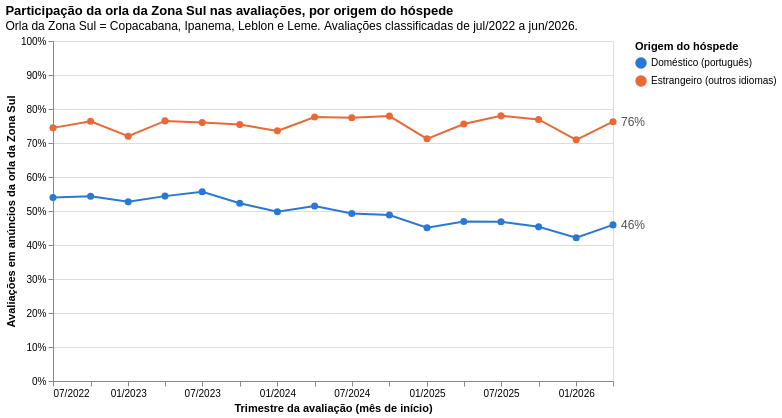

Notebook cell for this chart:
### Markdown cell above
### Gráfico 4 — Participação da orla da Zona Sul nas avaliações ao longo do tempo *(Pergunta 2)*

**Justificativa do tipo:** série temporal em linhas, uma por origem. A segunda parte da pergunta é sobre mudança no tempo, e linhas sobre um eixo temporal contínuo mostram tendência e sazonalidade; as duas séries ficam no mesmo eixo porque têm a mesma unidade.

**Decisões de tratamento:**
- **Indicador:** percentual das avaliações de cada grupo em anúncios de Copacabana, Ipanema, Leblon e Leme. Usar percentual, e não contagem, separa a concentração do crescimento do volume total de avaliações.
- **Agregação:** trimestral, para reduzir a oscilação mensal sem esconder a sazonalidade.
- **Período:** de jul/2022 a jun/2026, que exclui os anos de pandemia (em 2021 as avaliações em espanhol caíram para 2,4% do total).
- **Escala:** linear de 0 a 100%, para não exagerar visualmente as variações.
- **Cuidado na leitura:** a base só contém anúncios ativos em junho de 2026. Anúncios que saíram do mercado não aparecem nos períodos antigos, então a série mistura mudança de comportamento dos hóspedes com mudança na composição da oferta.

### Code cell
# Gráfico 4 — evolução da participação da orla da Zona Sul nas avaliações, por origem
ORLA_ZONA_SUL = ['Copacabana', 'Ipanema', 'Leblon', 'Leme']

serie = idioma_bairro_mes.copy()
serie['trimestre'] = pd.PeriodIndex(serie['mes'], freq='Q').start_time
serie['na_orla'] = serie['neighbourhood'].isin(ORLA_ZONA_SUL)
serie = serie.melt(
    id_vars=['trimestre', 'na_orla'], value_vars=['n_domestico', 'n_estrangeiro'],
    var_name='origem', value_name='avaliacoes',
)
serie['origem'] = serie['origem'].map(dict(zip(['n_domestico', 'n_estrangeiro'], ORIGENS)))

orla = (
    serie.groupby(['trimestre', 'origem'])
    .apply(lambda g: pd.Series({
        'pct_orla': g.loc[g['na_orla'], 'avaliacoes'].sum() / g['avaliacoes'].sum(),
        'avaliacoes': g['avaliacoes'].sum(),
    }), include_groups=False)
    .reset_index()
)

base4 = alt.Chart(orla).encode(
    x=alt.X('trimestre:T', title='Trimestre da avaliação (mês de início)',
            axis=alt.Axis(format='%m/%Y', tickCount=8, grid=False)),
    y=alt.Y('pct_orla:Q', title='Avaliações em anúncios da orla da Zona Sul',
            scale=alt.Scale(domain=[0, 1]), axis=alt.Axis(format='.0%')),
    color=alt.Color('origem:N', title='Origem do hóspede', sort=ORIGENS,
                    scale=alt.Scale(domain=ORIGENS, range=CORES_ORIGEM)),
    tooltip=[
        alt.Tooltip('origem:N', title='Origem'),
        alt.Tooltip('trimestre:T', title='Início do trimestre', format='%m/%Y'),
        alt.Tooltip('pct_orla:Q', title='Na orla da Zona Sul', format='.1%'),
        alt.Tooltip('avaliacoes:Q', title='Avaliações no trimestre', format=','),
    ],
)
linhas4 = base4.mark_line(strokeWidth=2, point=alt.OverlayMarkDef(size=50, filled=True, opacity=1))
rotulos4 = (
    base4.transform_filter(alt.datum.trimestre == alt.expr.toDate(orla['trimestre'].max().isoformat()))
    .mark_text(align='left', dx=8, fontSize=12)
    .encode(text=alt.Text('pct_orla:Q', format='.0%'), color=alt.value('#52514e'))
)

grafico4 = (linhas4 + rotulos4).properties(
    width=560, height=340,
    title=alt.TitleParams(
        'Participação da orla da Zona Sul nas avaliações, por origem do hóspede',
        subtitle=['Orla da Zona Sul = Copacabana, Ipanema, Leblon e Leme. Avaliações classificadas de jul/2022 a jun/2026.'],
        anchor='start',
    ),
)
grafico4

### Figure 1 — Vega-Lite specification as saved in the notebook (floating-point values rounded to 4 significant figures)
{"config": {"view": {"continuousWidth": 300, "continuousHeight": 300}}, "layer": [{"mark": {"type": "line", "point": {"filled": true, "opacity": 1, "size": 50}, "strokeWidth": 2}, "encoding": {"color": {"field": "origem", "scale": {"domain": ["Doméstico (português)", "Estrangeiro (outros idiomas)"], "range": ["#2a78d6", "#eb6834"]}, "sort": ["Doméstico (português)", "Estrangeiro (outros idiomas)"], "title": "Origem do hóspede", "type": "nominal"}, "tooltip": [{"field": "origem", "title": "Origem", "type": "nominal"}, {"field": "trimestre", "format": "%m/%Y", "title": "Início do trimestre", "type": "temporal"}, {"field": "pct_orla", "format": ".1%", "title": "Na orla da Zona Sul", "type": "quantitative"}, {"field": "avaliacoes", "format": ",", "title": "Avaliações no trimestre", "type": "quantitative"}], "x": {"axis": {"format": "%m/%Y", "grid": false, "tickCount": 8}, "field": "trimestre", "title": "Trimestre da avaliação (mês de início)", "type": "temporal"}, "y": {"axis": {"format": ".0%"}, "field": "pct_orla", "scale": {"domain": [0, 1]}, "title": "Avaliações em anúncios da orla da Zona Sul", "type": "quantitative"}}}, {"mark": {"type": "text", "align": "left", "dx": 8, "fontSize": 12}, "encoding": {"color": {"value": "#52514e"}, "text": {"field": "pct_orla", "format": ".0%", "type": "quantitative"}, "tooltip": [{"field": "origem", "title": "Origem", "type": "nominal"}, {"field": "trimestre", "format": "%m/%Y", "title": "Início do trimestre", "type": "temporal"}, {"field": "pct_orla", "format": ".1%", "title": "Na orla da Zona Sul", "type": "quantitative"}, {"field": "avaliacoes", "format": ",", "title": "Avaliações no trimestre", "type": "quantitative"}], "x": {"axis": {"format": "%m/%Y", "grid": false, "tickCount": 8}, "field": "trimestre", "title": "Trimestre da avaliação (mês de início)", "type": "temporal"}, "y": {"axis": {"format": ".0%"}, "field": "pct_orla", "scale": {"domain": [0, 1]}, "title": "Avaliações em anúncios da orla da Zona Sul", "type": "quantitative"}}, "transform": [{"filter": "(datum.trimestre === toDate('2026-04-01T00:00:00'))"}]}], "data": {"name": "data-2a9ec0af08f9e032aeb7775f9b37ef8a"}, "height": 340, "title": {"text": "Participação da orla da Zona Sul nas avaliações, por origem do hóspede", "anchor": "start", "subtitle": ["Orla da Zona Sul = Copacabana, Ipanema, Leblon e Leme. Avaliações classificadas de jul/2022 a jun/2026."]}, "width": 560, "$schema": "https://vega.github.io/schema/vega-lite/v6.4.1.json", "datasets": {"data-2a9ec0af08f9e032aeb7775f9b37ef8a": [{"trimestre": "2022-07-01T00:00:00", "origem": "Doméstico (português)", "pct_orla": 0.5399, "avaliacoes": 22790.0}, {"trimestre": "2022-07-01T00:00:00", "origem": "Estrangeiro (outros idiomas)", "pct_orla": 0.7445, "avaliacoes": 5613.0}, {"trimestre": "2022-10-01T00:00:00", "origem": "Doméstico (português)", "pct_orla": 0.5435, "avaliacoes": 20280.0}, {"trimestre": "2022-10-01T00:00:00", "origem": "Estrangeiro (outros idiomas)", "pct_orla": 0.764, "avaliacoes": 6961.0}, {"trimestre": "2023-01-01T00:00:00", "origem": "Doméstico (português)", "pct_orla": 0.5269, "avaliacoes": 26880.0}, {"trimestre": "2023-01-01T00:00:00", "origem": "Estrangeiro (outros idiomas)", "pct_orla": 0.7198, "avaliacoes": 16050.0}, {"trimestre": "2023-04-01T00:00:00", "origem": "Doméstico (português)", "pct_orla": 0.5438, "avaliacoes": 24010.0}, {"trimestre": "2023-04-01T00:00:00", "origem": "Estrangeiro (outros idiomas)", "pct_orla": 0.765, "avaliacoes": 9480.0}, {"trimestre": "2023-07-01T00:00:00", "origem": "Doméstico (português)", "pct_orla": 0.5567, "avaliacoes": 27230.0}, {"trimestre": "2023-07-01T00:00:00", "origem": "Estrangeiro (outros idiomas)", "pct_orla": 0.7602, "avaliacoes": 9960.0}, {"trimestre": "2023-10-01T00:00:00", "origem": "Doméstico (português)", "pct_orla": 0.5226, "avaliacoes": 36530.0}, {"trimestre": "2023-10-01T00:00:00", "origem": "Estrangeiro (outros idiomas)", "pct_orla": 0.7546, "avaliacoes": 13470.0}, {"trimestre": "2024-01-01T00:00:00", "origem": "Doméstico (português)", "pct_orla": 0.4977, "avaliacoes": 31270.0}, {"trimestre": "2024-01-01T00:00:00", "origem": "Estrangeiro (outros idiomas)", "pct_orla": 0.7357, "avaliacoes": 22210.0}, {"trimestre": "2024-04-01T00:00:00", "origem": "Doméstico (português)", "pct_orla": 0.5146, "avaliacoes": 31250.0}, {"trimestre": "2024-04-01T00:00:00", "origem": "Estrangeiro (outros idiomas)", "pct_orla": 0.7764, "avaliacoes": 13220.0}, {"trimestre": "2024-07-01T00:00:00", "origem": "Doméstico (português)", "pct_orla": 0.4928, "avaliacoes": 45240.0}, {"trimestre": "2024-07-01T00:00:00", "origem": "Estrangeiro (outros idiomas)", "pct_orla": 0.7742, "avaliacoes": 14520.0}, {"trimestre": "2024-10-01T00:00:00", "origem": "Doméstico (português)", "pct_orla": 0.4884, "avaliacoes": 43120.0}, {"trimestre": "2024-10-01T00:00:00", "origem": "Estrangeiro (outros idiomas)", "pct_orla": 0.7791, "avaliacoes": 19000.0}, {"trimestre": "2025-01-01T00:00:00", "origem": "Doméstico (português)", "pct_orla": 0.451, "avaliacoes": 52000.0}, {"trimestre": "2025-01-01T00:00:00", "origem": "Estrangeiro (outros idiomas)", "pct_orla": 0.7123, "avaliacoes": 42980.0}, {"trimestre": "2025-04-01T00:00:00", "origem": "Doméstico (português)", "pct_orla": 0.4693, "avaliacoes": 58010.0}, {"trimestre": "2025-04-01T00:00:00", "origem": "Estrangeiro (outros idiomas)", "pct_orla": 0.756, "avaliacoes": 25280.0}, {"trimestre": "2025-07-01T00:00:00", "origem": "Doméstico (português)", "pct_orla": 0.4683, "avaliacoes": 53410.0}, {"trimestre": "2025-07-01T00:00:00", "origem": "Estrangeiro (outros idiomas)", "pct_orla": 0.7798, "avaliacoes": 27410.0}, {"trimestre": "2025-10-01T00:00:00", "origem": "Doméstico (português)", "pct_orla": 0.4534, "avaliacoes": 64230.0}, {"trimestre": "2025-10-01T00:00:00", "origem": "Estrangeiro (outros idiomas)", "pct_orla": 0.7692, "avaliacoes": 30990.0}, {"trimestre": "2026-01-01T00:00:00", "origem": "Doméstico (português)", "pct_orla": 0.4214, "avaliacoes": 71850.0}, {"trimestre": "2026-01-01T00:00:00", "origem": "Estrangeiro (outros idiomas)", "pct_orla": 0.7094, "avaliacoes": 64880.0}, {"trimestre": "2026-04-01T00:00:00", "origem": "Doméstico (português)", "pct_orla": 0.4592, "avaliacoes": 72040.0}, {"trimestre": "2026-04-01T00:00:00", "origem": "Estrangeiro (outros idiomas)", "pct_orla": 0.7627, "avaliacoes": 32070.0}]}}
